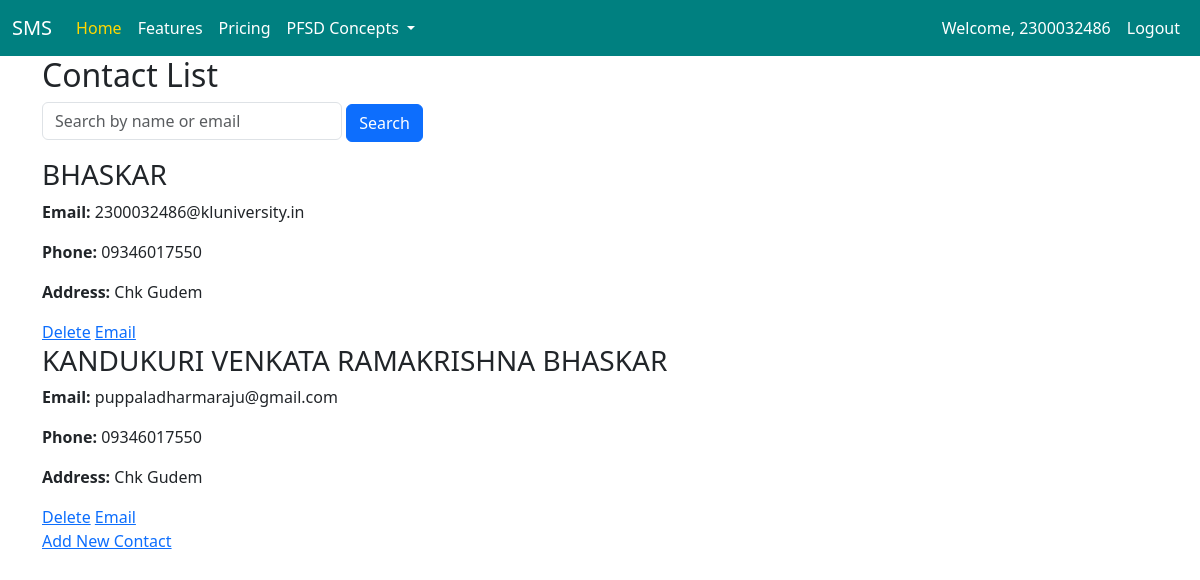
Page /contact_list (signed in) on the committed database.
### adminapp/models.py (models this page shows, shortened)
class Contact(models.Model):
    name = models.CharField(max_length=100)
    email = models.EmailField(unique=True)
    phone_number = models.CharField(max_length=15)
    address = models.TextField()

### adminapp/views.py (the view)
# urls.py: path('contact_list', views.contact_list, name='contact_list'),
def contact_list(request):
    query = request.GET.get('q')
    if query:
        contacts = Contact.objects.filter(models.Q(name__icontains=query) | models.Q(email__icontains=query))
    else:
        contacts = Contact.objects.all()
    return render(request, 'adminapp/contact_list.html', {'contacts': contacts})

### templates/adminapp/contact_list.html (shortened to what this page needs)
{% extends 'Navbar/ProjectNavbar.html' %}
{% load static %}
{% block body %}
<div class="container">
    <h2>Contact List</h2>
    <form method="get" action=".">
        <input type="text" name="q" placeholder="Search by name or email" class="form-control" style="width: 300px; display: inline-block;">
        <button class="btn btn-primary" type="submit">Search</button>
    </form>
    <div class="mt-3">
        {% for contact in contacts %}
            <div class="contact-card">
                <h3>{{ contact.name|upper }}</h3>
                <p><strong>Email:</strong> {{ contact.email }}</p>
                <p><strong>Phone:</strong> {{ contact.phone_number }}</p>
                <p><strong>Address:</strong> {{ contact.address }}</p>
                <a href="{% url 'delete_contact' contact.pk %}" class="btn-delete">Delete</a>
                <a href="mailto:{{ contact.email }}" class="btn-email">Email</a>
            </div>
        {% empty %}
            <p>No contacts found.</p>
        {% endfor %}
    </div>
    <a href="{% url 'add_contact' %}" class="btn-add mt-3">Add New Contact</a>
</div>
{% endblock %}

### templates/Navbar/ProjectNavbar.html (shortened to what this page needs)
<!DOCTYPE html>
<html lang="en">
<head>
    <link href="https://cdn.jsdelivr.net/npm/bootstrap@5.3.3/dist/css/bootstrap.min.css" rel="stylesheet">
</head>
<body>
<nav class="navbar navbar-expand-lg navbar-custom">
  <div class="container-fluid">
    <a class="navbar-brand" href="{% url 'projecthomepage' %}">SMS</a>
    <div class="collapse navbar-collapse" id="navbarNavDropdown">
      <ul class="navbar-nav">
        <li class="nav-item">
          <a class="nav-link active" aria-current="page" href="#">Home</a>
        </li>
        <li class="nav-item">
          <a class="nav-link" href="#">Features</a>
        </li>
        <li class="nav-item">
          <a class="nav-link" href="#">Pricing</a>
        </li>
        <li class="nav-item dropdown">
          <a class="nav-link dropdown-toggle" href="#" role="button" data-bs-toggle="dropdown" aria-expanded="false">
            PFSD Concepts
          </a>
        </li>
      </ul>
      <ul class="navbar-nav ms-auto">
        <li>
          {% if user.is_authenticated %}
          <li class="nav-item">
            <span class="nav-link">Welcome, {{ user.username }}</span>
          </li>
          <li class="nav-item">
            <a class="nav-link" href="{% url 'logout' %}">Logout</a>
          </li>
          {% endif %}
        </li>
      </ul>
    </div>
  </div>
</nav>
{% block body %}
{% endblock %}
</body>
</html>

### templates/Navbar/ProjectNavbar.html (style rules this page uses)
.navbar-custom { background-color: #008080 !important; }
.navbar-brand { color: #FFFFFF !important; }
.navbar-nav .nav-link { color: #FFFFFF !important; transition: color 0.3s; }
.navbar-nav .nav-link.active { color: #FFD700 !important; }

### rows in the picture
Contact: name "BHASKAR", email "2300032486@kluniversity.in", phone_number "09346017550", address "Chk Gudem"
Contact: name "KANDUKURI VENKATA RAMAKRISHNA BHASKAR", email "puppaladharmaraju@gmail.com", phone_number "09346017550", address "Chk Gudem"

### other values in the picture
{{ user.username }} "2300032486"
